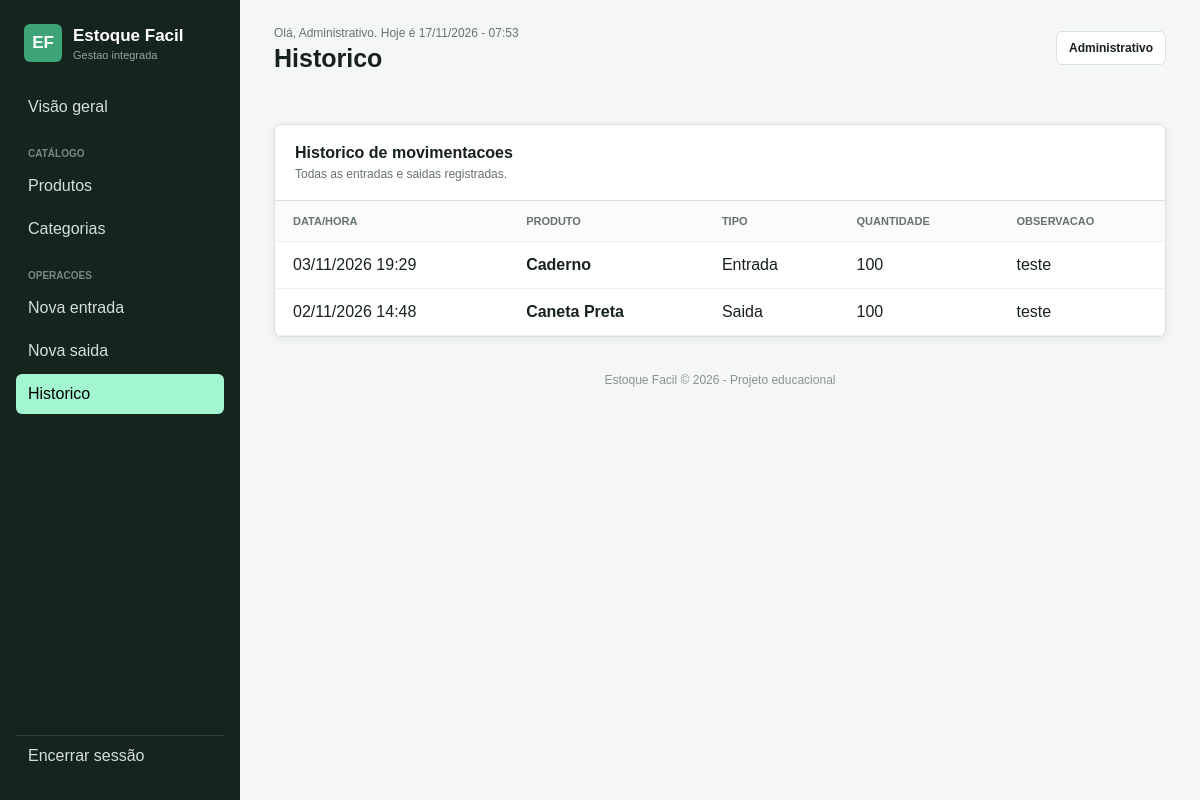
Screenshot of /historico.php with the database file from the repository.
### tables this page shows
CREATE TABLE `movimentacoes` (
  `id` int(10) UNSIGNED NOT NULL,
  `produto_id` int(10) UNSIGNED NOT NULL,
  `tipo` enum('ENTRADA','SAIDA') NOT NULL,
  `quantidade` int(10) UNSIGNED NOT NULL,
  `observacao` varchar(255) DEFAULT NULL,
  `data_hora` timestamp NOT NULL DEFAULT current_timestamp()
);

CREATE TABLE `produtos` (
  `id` int(10) UNSIGNED NOT NULL,
  `nome` varchar(120) NOT NULL,
  `categoria` varchar(80) NOT NULL,
  `quantidade` int(10) UNSIGNED NOT NULL DEFAULT 0,
  `estoque_minimo` int(11) NOT NULL,
  `preco` decimal(10,2) NOT NULL DEFAULT 0.00,
  `cadastrado_em` timestamp NULL DEFAULT current_timestamp()
);

### historico.php (the view, shortened to what this page needs)
<?php
require_once "conexao.php";
$movimentacoes = [];
try {
    $comando = $pdo->query("
        SELECT m.id, m.tipo, m.quantidade, m.observacao, m.data_hora, p.nome AS produto_nome
        FROM movimentacoes m
        JOIN produtos p ON p.id = m.produto_id
        ORDER BY m.data_hora DESC
    ");
    $movimentacoes = $comando->fetchAll();
} catch (PDOException $e) {
    $erro = "Erro ao carregar historico.";
}
?>
<!DOCTYPE html>
<html lang="pt-BR">
<head>
    <link rel="stylesheet" href="css/estilo.css">
</head>
<body>
    <div class="pagina">
        <?php include "menu.php"; ?>
        <main class="conteudo">
            <?php include "cabecalho.php"; ?>
            <section class="painel">
                <div class="painel-titulo">
                    <h2>Historico de movimentacoes</h2>
                    <p>Todas as entradas e saidas registradas.</p>
                </div>
                <div class="tabela-container">
                    <table>
                        <thead>
                            <tr>
                                <th>Data/Hora</th>
                                <th>Produto</th>
                                <th>Tipo</th>
                                <th>Quantidade</th>
                                <th>Observacao</th>
                            </tr>
                        </thead>
                        <tbody>
                            <?php foreach ($movimentacoes as $mov): ?>
                                <tr>
                                    <td><?= date('d/m/Y H:i', strtotime($mov['data_hora'])) ?></td>
                                    <td><strong><?= htmlspecialchars($mov['produto_nome']) ?></strong></td>
                                    <td><?= $mov['tipo'] === 'ENTRADA' ? 'Entrada' : 'Saida' ?></td>
                                    <td><?= (int)$mov['quantidade'] ?></td>
                                    <td><?= htmlspecialchars($mov['observacao'] ?? '-') ?></td>
                                </tr>
                            <?php endforeach; ?>
                        </tbody>
                    </table>
                </div>
            </section>
            <?php include "rodape.php"; ?>
        </main>
    </div>
</body>
</html>

### css/estilo.css (style rules this page uses)
* { box-sizing: border-box; }
:root { --verde-escuro: #15251e; --verde: #176b4d; --verde-claro: #e6f3ed; --fundo: #f4f7f5; --branco: #ffffff; --texto: #17221d; --texto-claro: #68736d; --borda: #dce3df; --vermelho: #b33b36; }
body { margin: 0; font-family: Arial, Helvetica, sans-serif; background-color: var(--fundo); color: var(--texto); }
.pagina { min-height: 100vh; }
.conteudo { min-height: 100vh; margin-left: 240px; padding: 0 34px; }
.painel { overflow: hidden; border: 1px solid var(--borda); border-radius: 7px; background-color: var(--branco); box-shadow: 0 2px 10px rgba(23, 34, 29, 0.07); }
.painel-titulo { padding: 19px 20px; border-bottom: 1px solid var(--borda); }
.painel-titulo h2 { margin: 0; font-size: 16px; }
.painel-titulo p { margin: 5px 0 0; color: var(--texto-claro); font-size: 12px; }
.tabela-container { overflow-x: auto; }
table { width: 100%; min-width: 620px; border-collapse: collapse; }
th, td { padding: 14px 18px; border-bottom: 1px solid #edf0ee; text-align: left; }
th { background-color: #fafbfa; color: var(--texto-claro); font-size: 11px; text-transform: uppercase; }

### rows the page displays
movimentacoes: data_hora "03/11/2026 19:29", produto.nome "Caderno", tipo "Entrada", quantidade "100", observacao "teste"
movimentacoes: data_hora "02/11/2026 14:48", produto.nome "Caneta Preta", tipo "Saida", quantidade "100", observacao "teste"

### other values shown
$usuario "Administrativo"
$tituloPagina "Historico"
